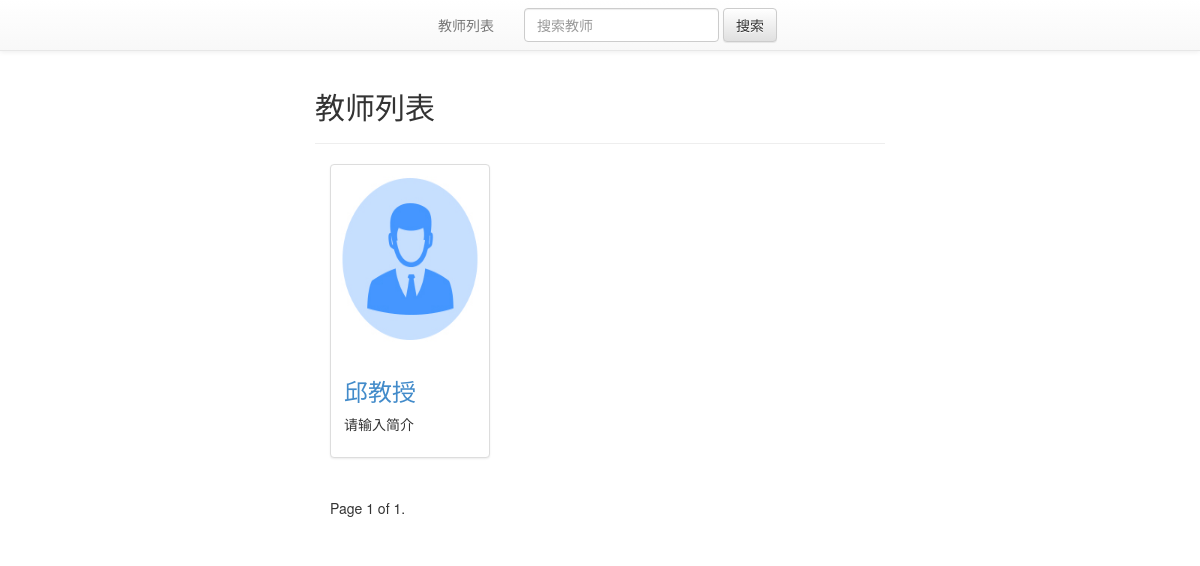
The page /Teachers/?page=2 on the database as committed earlier.
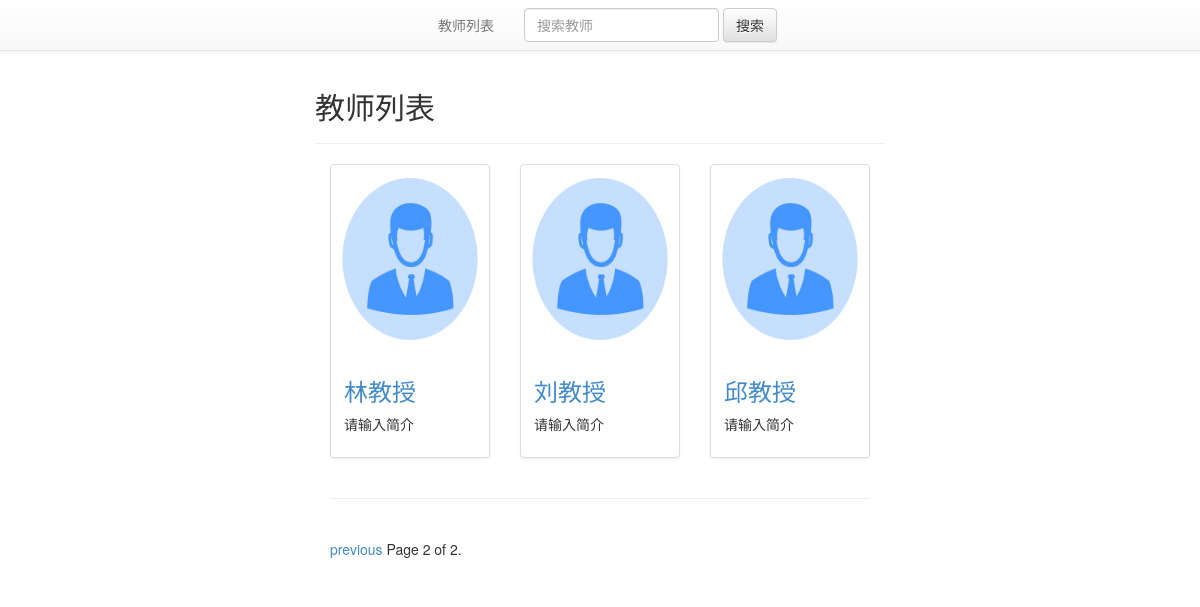
The same page on the database as committed later.
### Teachers/models.py (models this page shows, shortened)
class Teacher(models.Model):
    name = models.CharField(verbose_name = '姓名' ,max_length=30,default='')
    slug = models.SlugField(verbose_name = "链接别名",unique=True)
    image = models.ImageField(verbose_name = "头像",upload_to=upload_location,
            null=True,
            blank=True,
            width_field="width_field",
            height_field="height_field")
    height_field = models.IntegerField(verbose_name = "高度",default=0)
    width_field = models.IntegerField(verbose_name = "宽度",default=0)
    sex_choice = (("Male","男"),("Female","女"))
    sex = models.CharField(verbose_name = "性别",max_length=10,choices=sex_choice,default='Male')
    professional_title = models.CharField(verbose_name = "职称",max_length=120,default = '大学教师')
    address = models.CharField(verbose_name = "地址",max_length=120,default = '')
    college = models.CharField(verbose_name = "所在大学",max_length=30,default = '')
    academy = models.CharField(verbose_name = "学院",max_length=30,default = '')
    institution = models.CharField(verbose_name = "院系",max_length=30,default = '')
    post_number = models.IntegerField(verbose_name = "邮编号码",default = 0)
    phone_number =  models.CharField(verbose_name = "电话号码",max_length=30,default = '')
    mail = models.EmailField(verbose_name = "邮箱",max_length = 254)
    content = models.TextField(verbose_name = "简介",default = u'请输入简介')
    UG_lesson = models.TextField(verbose_name = '本科生课程',default='')
    PG_lesson =  models.TextField(verbose_name = '研究生课程',default='')
    research_direction =  models.TextField(verbose_name = '研究方向',default='')
    research =  models.TextField(verbose_name = '科研工作',default='')
    hold_project =  models.TextField(verbose_name = '主持科研项目',default='')
    papers =  models.TextField(verbose_name = '期刊论文',default='')
    books =  models.TextField(verbose_name = '书籍著作',default='')
    conference_papers =  models.TextField(verbose_name = '会议论文',default='')
    recruitment =  models.TextField(verbose_name = '招聘公告',default='')
    updated = models.DateTimeField(auto_now=True, auto_now_add=False)
    timestamp = models.DateTimeField(auto_now=False, auto_now_add=True)
    def get_views_url(self):
	return reverse("Teachers:detail",kwargs={"slug":self.slug})
    class Meta:
        ordering = ["-timestamp", "-updated"]

### Teachers/views.py (the view)
def Teacher_list(request):
    today = timezone.now().date()
    queryset_list = Teacher.objects.all()
    query = request.GET.get("q")
    if query:
	queryset_list = queryset_list.filter(
		Q(name__icontains=query)|
		Q(content__icontains=query)|
		Q(college__icontains=query) |
		Q(academy__icontains=query)
		).distinct()
    paginator = Paginator(queryset_list, 6) # 每页显示6个结果
    page_request_var = "page"
    page = request.GET.get(page_request_var)
    try:
        queryset = paginator.page(page)
    except PageNotAnInteger:
        queryset = paginator.page(1)
    except EmptyPage:
        queryset = paginator.page(paginator.num_pages)
    context = {
		"object_list": queryset,
		"title": "教师列表",
		"result":"搜索结果",
		"page_request_var": page_request_var,
		"today": today,
	}
    return render(request, "Teacher_list.html", context)

### templates/Teacher_list.html (shortened to what this page needs)
{% extends "base.html" %}
{% block content %}
{%include 'list_nav_bar.html'%}
<div class='col-sm-6 col-sm-offset-3'>
<div class='row'>
{% if request.GET.q %}
         <h2> {{ result }}</h2>
   {%else%}
        <h2> {{ title }}</h2>
{% endif %}<hr/>
{% for obj in object_list %}
  <div class="col-sm-4 col-md-4">
    <div class="thumbnail">
        {% if obj.image %}
         <img src='{{ obj.image.url }}' class='img-responsive center-block' />
        {% endif %}
      <div class="caption">
        <h3><a href='{{ obj.get_views_url }}'>{{ obj.name }}</a></h3>
        <p>{{ obj.content|linebreaks|truncatechars:20 }}</p>
      </div>
    </div>
  </div>
{% cycle "" "" "</div><hr/><div class='row'>" %}
{% endfor %}
</div>
<div class="pagination">
    <span class="step-links">
        {% if object_list.has_previous %}
            <a href="?{{ page_request_var }}={{ object_list.previous_page_number }}{% if request.GET.q %}&q={{ request.GET.q }}{% endif %}">previous</a>
        {% endif %}
        <span class="current">
            Page {{ object_list.number }} of {{ object_list.paginator.num_pages }}.
        </span>
    </span>
</div>
</div>
{%endblock content %}

Rows that differ between the two databases and show on the page:
added Teacher: image (picture), name "林教授", content "请输入简介"
added Teacher: image (picture), name "刘教授", content "请输入简介"
Other text that changed with them:
{{ object_list.number }}: "1" → "2"
{{ object_list.paginator.num_pages }}: "1" → "2"
text now shown: "previous"
